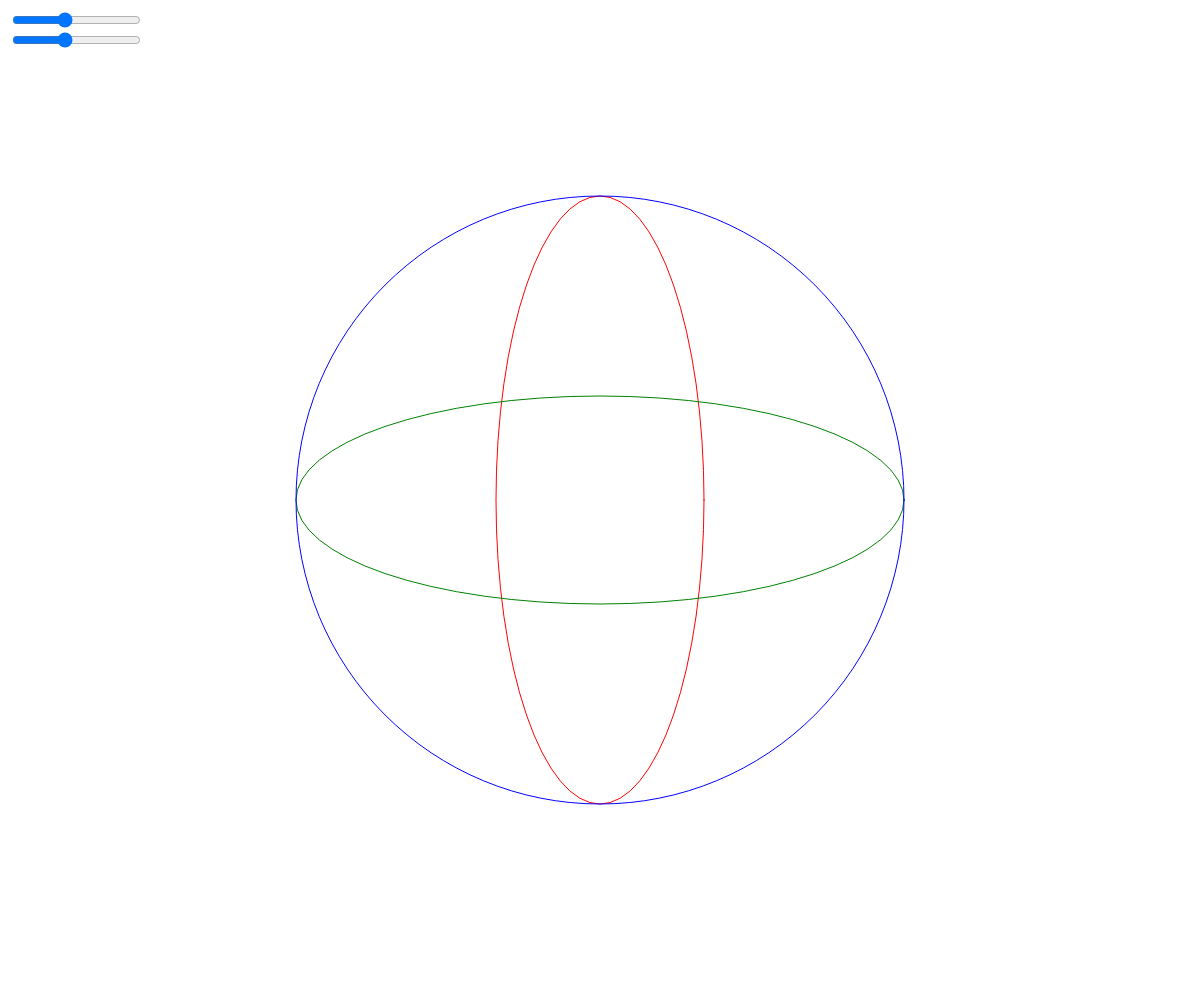
Frame 1 (no input)
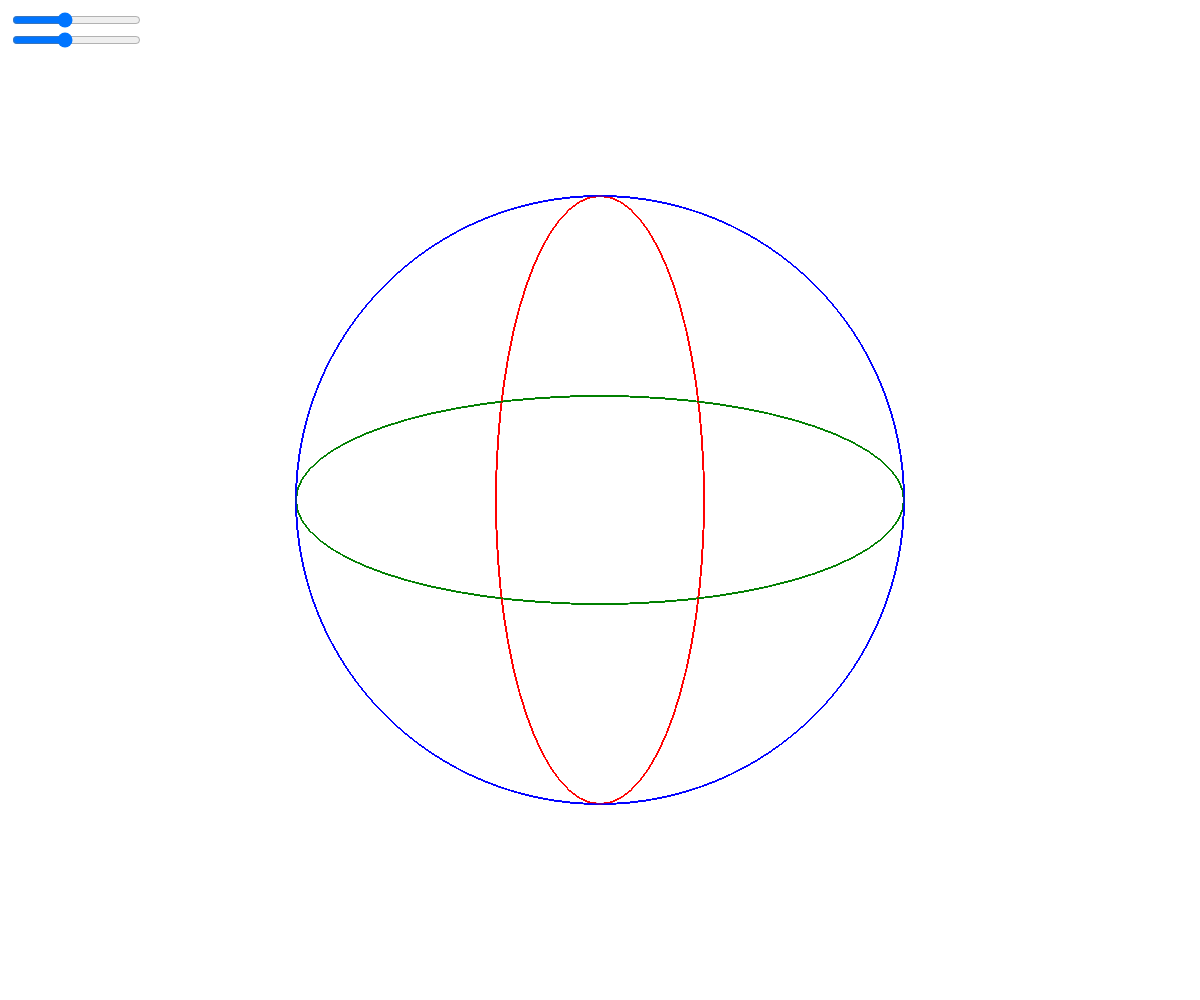
Frame 60 (no input)
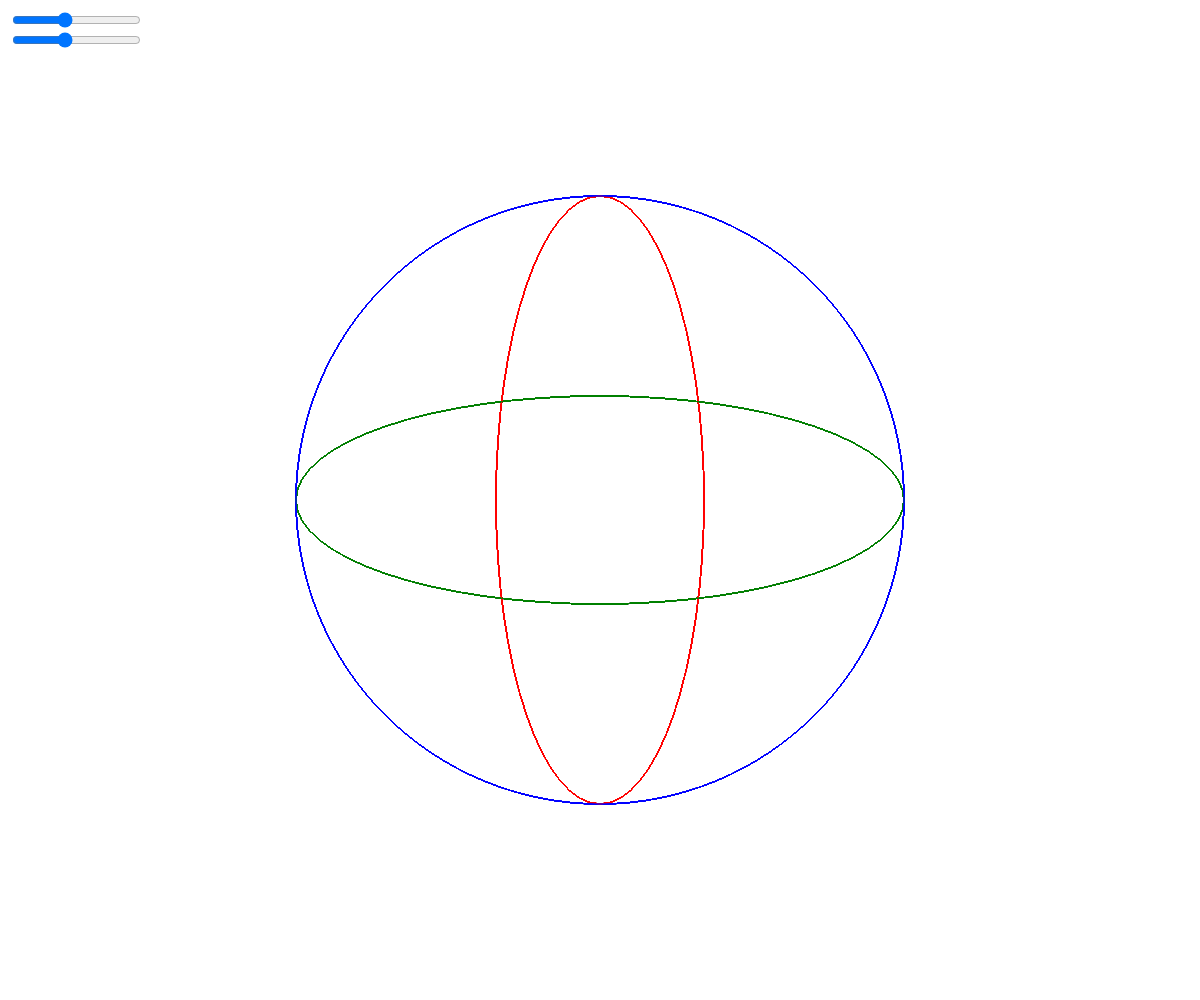
Frame 120 (the mouse pressed at the canvas centre since frame 60)

The p5.js sketch that drew these frames (run headless with seeded random() and noise() and a simulated clock; from frame 60 on, the mouse is pressed at the canvas centre):

// p5.js sketch
// ── sketch.js
function setup() {
  createCanvas(windowWidth, windowHeight);
  valueSlider=createSlider(-10,38,9);
  valueSlider.position(10,10);

  strokeSlider=createSlider(-10,38,9);
  strokeSlider.position(10,30);

}

function draw() {

  //let inputValue = mouseX; //Part1
  let inputValue = valueSlider.value();
  
  //let inputMin = 0; //Part1
  //let inputMax = 400; //Part1
  let inputMin = 0;
  let inputMax = 50;

  let outputMin = 0;
  let outputMax = 600;

  let outputValue = map(inputValue, inputMin, inputMax, outputMin, outputMax);
  //console.log(outputValue);

//-------------------------------------------------------------------

  let input2Value = strokeSlider.value();
  
  //let inputMin = 0; //Part1
  //let inputMax = 400; //Part1
  let input2Min = 0;
  let input2Max = 50;

  let output2Min = 0.5;
  let output2Max = 5;

  let output2Value = map(input2Value, input2Min, input2Max, output2Min, output2Max);
  //console.log(outputValue);



  stroke("red");
  strokeWeight(strokeSlider);
  ellipse((windowWidth/2),(windowHeight/2), 100+outputValue, 500+outputValue);

  stroke("green");
  strokeWeight(strokeSlider);
  fill(255,255,255,0)
  ellipse((windowWidth/2),(windowHeight/2), 500+outputValue, 100+outputValue);

  stroke("blue");
  strokeWeight(strokeSlider);
  fill(255,255,255,0)
  ellipse((windowWidth/2),(windowHeight/2), 500+outputValue, 500+outputValue);
  
  
}
